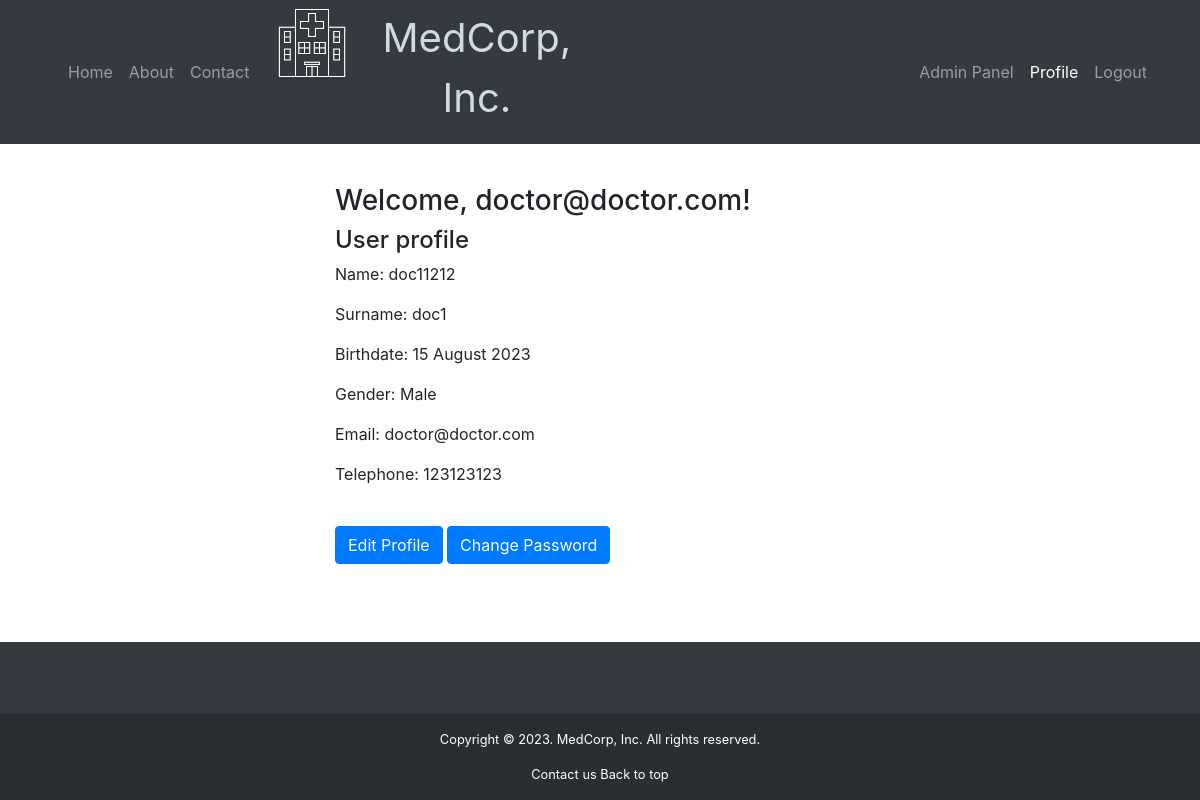
The page /profile/2 (signed in) on the database as committed earlier.
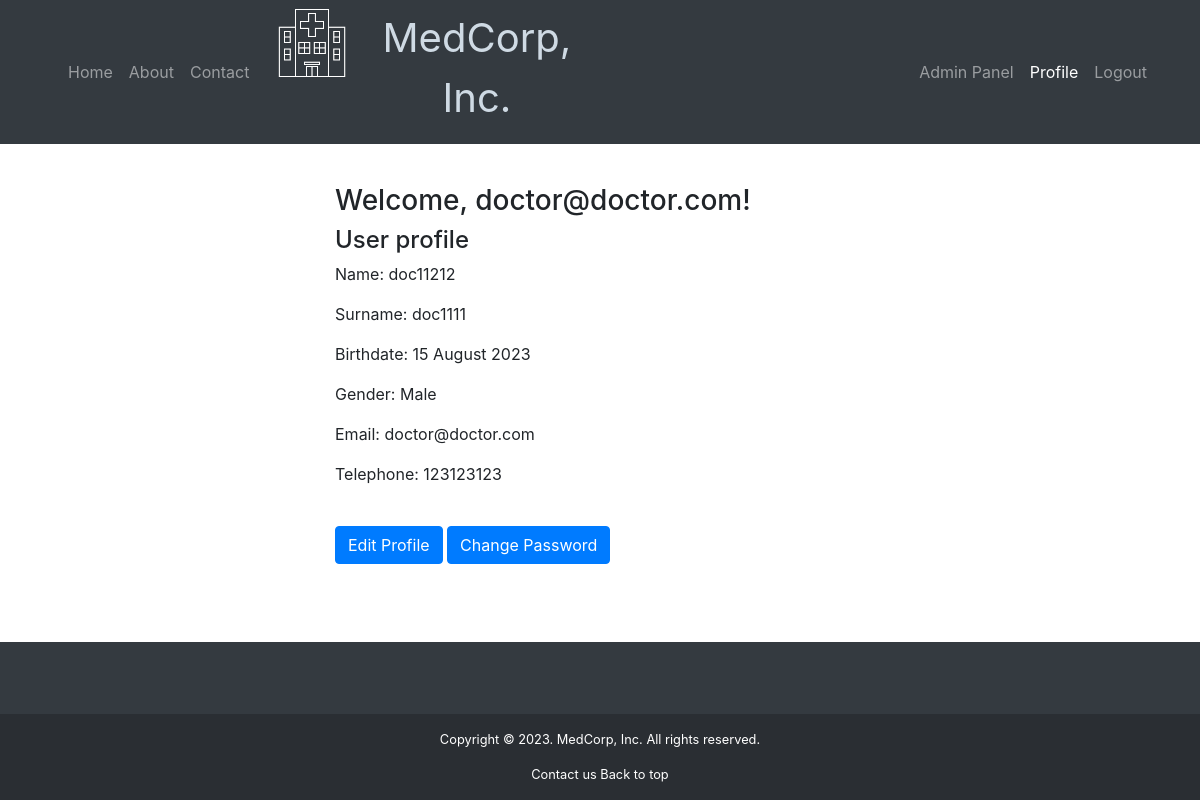
The same page on the database as committed later.
### library/db/models.py (models this page shows)
class Profile(db.Model):
    __tablename__ = 'profile'
    _id = db.Column(db.Integer, primary_key=True, autoincrement=True)
    name = db.Column(db.String(100), unique=False)
    surname = db.Column(db.String(100), unique=False)
    birthdate = db.Column(db.DateTime, unique=False)
    gender = db.Column(db.String(10))
    email = db.Column(db.String(100), unique=True)
    telephone = db.Column(db.Integer, unique=False)
    insurance = db.Column(db.Boolean)
    userid = db.Column(db.Integer, db.ForeignKey("user._id"), nullable=False, unique=True)
    createdDate = db.Column(db.DateTime,
                            default=datetime.utcnow, nullable=False)
    user = db.relationship("User", uselist=False, cascade="delete")
    def get_birthdate(self):
        if self.birthdate:
            return self.birthdate.strftime('%e %B %Y')
        return ''

### library/routes/routes.py (the view)
@pages.route("/profile/<int:_id>", methods=["GET", "POST"])
@login_required
def profile(_id: int):
    if request.method == "GET":
        profile_data = Profile.query.filter_by(userid=_id).first()
        if not profile_data:
            abort(404)
        if not current_user.isAdmin:
            if current_user._id != _id:
                abort(403)
        return render_template("user/profile.html", profile_data=profile_data)

### library/app.py (called while the page is built)
def create_app():
    app = Flask(__name__)
    app.config["SECRET_KEY"] = os.environ.get(
        "SECRET_KEY", "c544081efca90d112b80ff0ce139dd98")
    app.config['SQLALCHEMY_DATABASE_URI'] = 'sqlite:///test.db'
    migrate.init_app(app, db)
    db.init_app(app)
    with app.app_context():
        db.create_all()
    app.register_blueprint(pages)
    app.register_blueprint(authorize)
    app.register_blueprint(doctor)
    app.register_blueprint(admin)
    login_manager = LoginManager()
    login_manager.init_app(app)
    login_manager.login_view = "authorize.login"
    @login_manager.user_loader
    def load_user(user_id):
        return User.query.get(int(user_id))
    return app

### library/templates/user/profile.html (shortened to what this page needs)
{% extends 'layout.html' %}
{% block main_content %}
{% if profile_data %}
<h3> Welcome, {{ profile_data.email }}!</h3>
<h4> User profile</h4>
<p> Name: {{ profile_data.name }} </p>
<p> Surname: {{ profile_data.surname }} </p>
<p> Birthdate: {{ profile_data.get_birthdate() }} </p>
<p> Gender: {{ profile_data.gender }}</p>
<p> Email: {{ profile_data.email }} </p>
<p> Telephone: {{ profile_data.telephone }} </p>
<br>
<a href="{{ url_for('pages.edit_profile', _id=profile_data._id) }}" class="btn btn-primary">Edit Profile</a>
<a href="{{ url_for('authorize.change_password',  _id=profile_data._id )}}" class="btn btn-primary">Change Password</a>
{% else %}
<h3> User not found </h3>
<p> The User with specified ID does not exist. </p>
{% endif %}
{% endblock %}

Rows that differ between the two databases and show on the page:
changed Profile "doctor@doctor.com": surname "doc1" → "doc1111"
